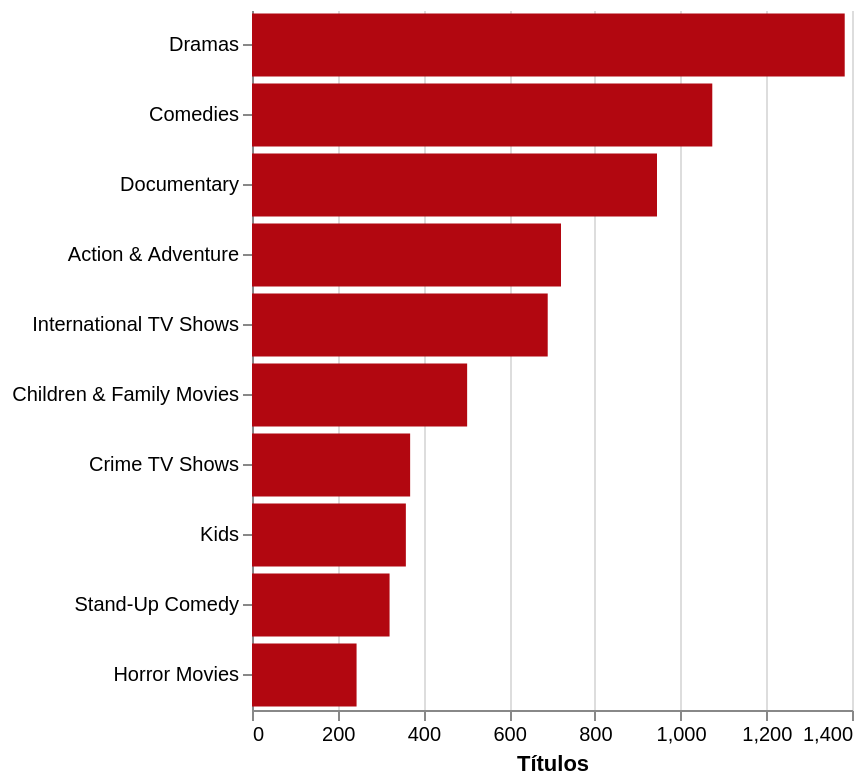

The notebook cell this image was saved under:
### Markdown cell above
## Visuais prévios

As barras agrupam títulos por gênero. Na aplicação, sua seleção refina os cartões e o gráfico por década. As dez maiores categorias não representam necessariamente toda a base; sem seleção os cartões usam todo o recorte dos filtros gerais. A década descreve lançamentos, não crescimento do catálogo.

### Code cell
from src.charts import category_bar, decade_bar

category_bar(category_counts(df, 'primary_genre'))

### Figure 1 — Vega-Lite specification as saved in the notebook (floating-point values rounded to 4 significant figures)
{"config": {"view": {"continuousWidth": 300, "continuousHeight": 300, "stroke": null}}, "data": {"name": "data-71486ebcc3bac915eb0e811b297f317a"}, "mark": {"type": "bar", "color": "#B20710"}, "encoding": {"opacity": {"condition": {"param": "categorias", "value": 1}, "value": 0.25}, "tooltip": [{"field": "categoria", "title": "Categoria", "type": "nominal"}, {"field": "titulos", "title": "Títulos", "type": "quantitative"}], "x": {"field": "titulos", "title": "Títulos", "type": "quantitative"}, "y": {"axis": {"labelLimit": 230}, "field": "categoria", "sort": "-x", "title": null, "type": "nominal"}}, "height": 350, "params": [{"name": "categorias", "select": {"type": "point", "clear": "dblclick", "fields": ["categoria"]}}], "$schema": "https://vega.github.io/schema/vega-lite/v6.4.1.json", "datasets": {"data-71486ebcc3bac915eb0e811b297f317a": [{"categoria": "Dramas", "titulos": 1383}, {"categoria": "Comedies", "titulos": 1074}, {"categoria": "Documentary", "titulos": 945}, {"categoria": "Action & Adventure", "titulos": 721}, {"categoria": "International TV Shows", "titulos": 690}, {"categoria": "Children & Family Movies", "titulos": 502}, {"categoria": "Crime TV Shows", "titulos": 369}, {"categoria": "Kids", "titulos": 359}, {"categoria": "Stand-Up Comedy", "titulos": 321}, {"categoria": "Horror Movies", "titulos": 244}]}}
